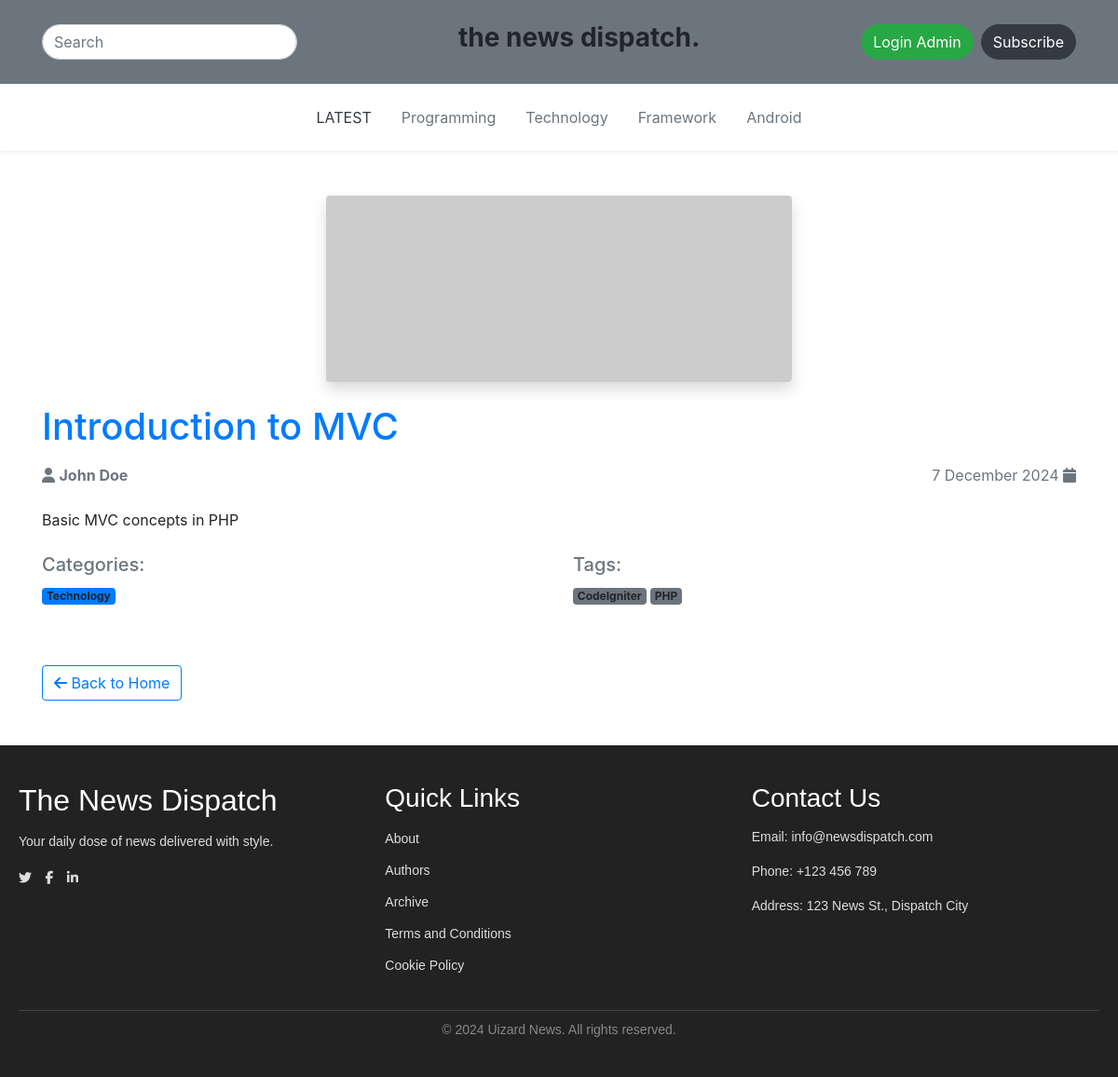
The app's page /home/article/3 with its own data.
### tables this page shows
CREATE TABLE `categories` (
  `id` int NOT NULL,
  `name` varchar(255) DEFAULT NULL
);

CREATE TABLE `articles` (
  `id` int NOT NULL,
  `title` varchar(255) DEFAULT NULL,
  `content` text,
  `author_id` int DEFAULT NULL
);

CREATE TABLE `authors` (
  `id` int NOT NULL,
  `name` varchar(255) DEFAULT NULL,
  `email` varchar(255) DEFAULT NULL
);

### application/controllers/Home.php (called while the page is built, shortened)
<?php
class Home extends CI_Controller {
	public function article($id)
	{
		$data['article'] = $this->modelArticle->getArticleById($id);
		$data['categories'] = $this->modelCategory->getAll();
		$this->load->view('layoutHome/header', $data);
		$this->load->view('layoutHome/navbar', $data);
		$this->load->view('home/article', $data);
		$this->load->view('layoutHome/footer', $data);
	}
}

### index.php (called while the page is built, shortened)
<?php
require_once BASEPATH.'core/CodeIgniter.php';

### application/models/modelCategory.php (called while the page is built, shortened)
<?php
class modelCategory extends CI_Model
{
  public function getAll()
  {
    $this->db->order_by('id', 'ASC');
    return $this->db->get('categories')->result_array();
  }
}

### application/models/modelArticle.php (called while the page is built, shortened)
<?php
class modelArticle extends CI_Model
{
    public function getArticleById($id)
    {
        $this->db->select('
            articles.id AS article_id,
            articles.title,
            articles.content,
            authors.name AS author_name,
            GROUP_CONCAT(DISTINCT categories.name) AS categories,
            GROUP_CONCAT(DISTINCT tags.name) AS tags
        ');
        $this->db->from('articles');
        $this->db->join('authors', 'articles.author_id = authors.id');
        $this->db->join('article_category', 'articles.id = article_category.article_id', 'left');
        $this->db->join('categories', 'article_category.category_id = categories.id', 'left');
        $this->db->join('article_tag', 'articles.id = article_tag.article_id', 'left');
        $this->db->join('tags', 'article_tag.tag_id = tags.id', 'left');
        $this->db->where('articles.id', $id);
        $this->db->group_by('articles.id');
        $query = $this->db->get();
        return $query->row_array();
    }
}

### application/views/home/article.php (the view)
<div class="content-wrapper">
    <div class="container mt-5">
        <div class="row">
            <div class="col-12 text-center mb-4">
                <img src="https://placehold.co/500x200" class="img-fluid rounded shadow" alt="Article Image">
            </div>
            <div class="col-12">
                <h1 class="fw-bold mb-3 text-primary"><?= $article['title']; ?></h1>
            </div>
            <div class="col-12 d-flex justify-content-between align-items-center text-muted mb-4">
                <span>
                    <i class="fas fa-user"></i> <strong><?= $article['author_name']; ?></strong>
                </span>
                <span>
                    <?= date('j F Y') ?> <i class="fas fa-calendar"></i>
                </span>
            </div>
            <div class="col-12 mb-2">
                <p class="text-justify fs-5 lh-lg"><?= nl2br($article['content']); ?></p>
            </div>
            <?php if (!empty($article['categories'])): ?>
            <div class="col-6 mb-3">
                <h5 class="text-secondary fw-bold">Categories:</h5>
                <div>
                    <?php foreach (explode(',', $article['categories']) as $category): ?>
                    <span class="badge bg-primary me-1"><?= htmlspecialchars($category); ?></span>
                    <?php endforeach; ?>
                </div>
            </div>
            <?php endif; ?>
            <?php if (!empty($article['tags'])): ?>
            <div class="col-6 mb-3">
                <h5 class="text-secondary fw-bold">Tags:</h5>
                <div>
                    <?php foreach (explode(',', $article['tags']) as $tag): ?>
                    <span class="badge bg-secondary me-1"><?= htmlspecialchars($tag); ?></span>
                    <?php endforeach; ?>
                </div>
            </div>
            <?php endif; ?>
            <div class="col-12 text-end mt-5">
                <a href="<?= base_url(); ?>home/index" class="btn btn-outline-primary">
                    <i class="fas fa-arrow-left"></i> Back to Home
                </a>
            </div>
        </div>
    </div>
</div>

### application/views/layoutHome/navbar.php
<header class="bg-secondary py-4">
    <div class="container d-flex justify-content-between align-items-center">
        <div class="d-flex align-items-center">
            <input type="text" placeholder="Search" class="form-control rounded-pill">
        </div>
        <div class="text-center">
            <h1 class="h3 font-weight-bold">the news dispatch.</h1>
        </div>
        <div class="d-flex align-items-center">
            <a href="<?= base_url() ?>auth/index" class="text-white mr-2 btn btn-success rounded-pill">Login
                Admin</a>
            <button class="btn btn-dark rounded-pill">Subscribe</button>
        </div>
    </div>
</header>
<nav class="bg-white shadow-sm">
    <div class="container">
        <ul class="nav justify-content-center py-3">
            <li class="nav-item">
                <a class="nav-link text-dark" href="<?= base_url() ?>home/index">LATEST</a>
            </li>
            <?php foreach ($categories as $category): ?>
            <li class="nav-item">
                <a class="nav-link text-secondary"
                    href="<?= base_url('home/category/' . urlencode($category['id'])); ?>">
                    <?= $category['name']; ?>
                </a>
            </li>
            <?php endforeach; ?>
        </ul>
    </div>
</nav>

### records on screen
categories: name "Programming"
categories: name "Technology"
categories: name "Framework"
categories: name "Android"
articles: title "Introduction to MVC", author.name "John Doe", content "Basic MVC concepts in PHP", category "Technology"

### other values on screen
$tag "CodeIgniter"
$tag "PHP"
